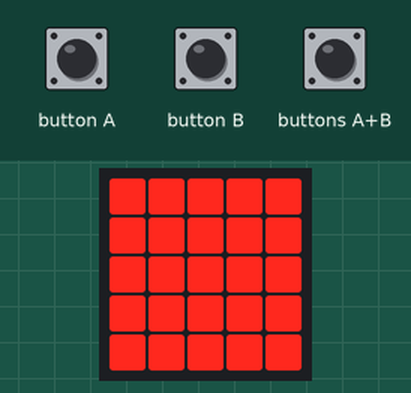
The program below on a simulated BBC micro:bit (MakeCode). Shown: the board's 5×5 LED display. The test bench sets the inputs (shaded band). A reset restarts the program; random numbers come from a fixed seed; the 48×5 strip is a reading aid, not a part: it shows the text the display is scrolling, unrolled, one strip-width of it at a time.

Above: at 5.0 s.
5.1 s: buttons A+B pressed for 0.15 s
At 5.55 s:
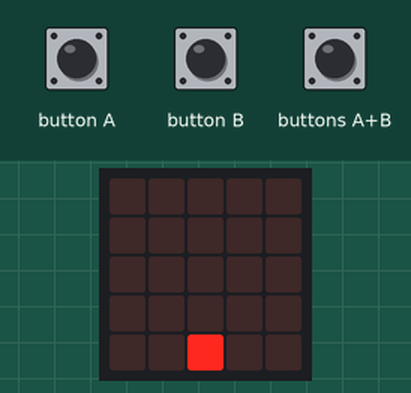
5.8 s: button B pressed for 0.15 s
At 6.46 s:
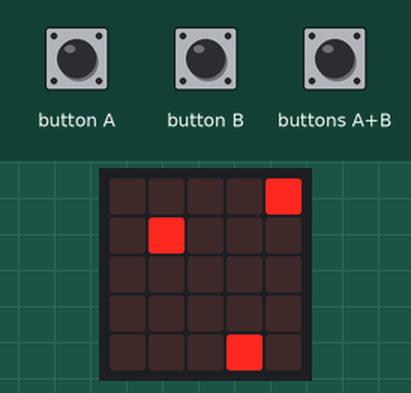
6.5 s: button A pressed for 0.15 s
At 8.0 s:
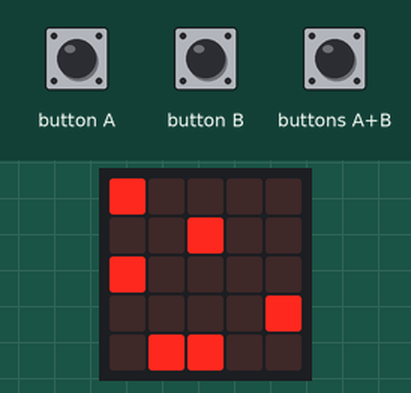
9.1 s: button A pressed for 0.15 s
At 9.47 s:
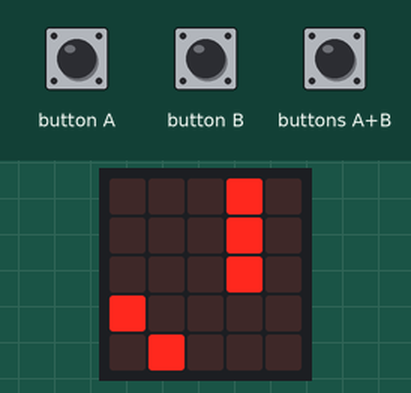
9.8 s: button B pressed for 0.15 s
At 10.27 s:
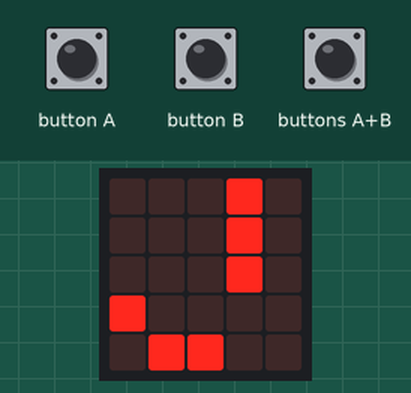

Measured:
- after the input at 5.1 s, the display: first changes at once (image 1 shows a later state)
- what the display in image 3 shows lasts 0.5 s, from 7.7 s to 8.2 s

The program:

main.ts
```typescript
function Initialisation () {
    enJeu = 0
    temps = 50
    chrono = 0
    x_voiture = 2
    obstacles = [
    -1,
    -1,
    -1,
    -1,
    -1
    ]
    Score = 0
}
input.onButtonPressed(Button.A, function () {
    if (x_voiture > 0) {
        x_voiture += -1
    } else {
        x_voiture = 0
    }
})
function Début () {
    basic.clearScreen()
    for (let ligne = 0; ligne <= 4; ligne++) {
        for (let colonne = 0; colonne <= 4; colonne++) {
            led.plot(colonne, ligne)
            basic.pause(50)
        }
    }
    while (!(input.buttonIsPressed(Button.AB))) {

    }
}
input.onButtonPressed(Button.B, function () {
    if (x_voiture < 4) {
        x_voiture += 1
    } else {
        x_voiture = 4
    }
})
function Afficher () {
    basic.clearScreen()
    led.plot(x_voiture, 4)
    for (let index = 0; index <= obstacles.length; index++) {
        led.plot(obstacles[index], index)
    }
}
function Estce_perdu_ () {
    if (obstacles[4] == x_voiture) {
        return 1
    }
    return 0
}
function GameOver () {
    enJeu = 0
    for (let index = 0; index < 3; index++) {
        led.unplot(x_voiture, 4)
        basic.pause(200)
        led.plot(x_voiture, 4)
        basic.pause(200)
    }
    basic.clearScreen()
    basic.showString("GAME OVER")
    basic.showNumber(Score)
    basic.pause(500)
    basic.showNumber(Score)
    control.reset()
}
let Score = 0
let obstacles: number[] = []
let x_voiture = 0
let chrono = 0
let temps = 0
let enJeu = 0
Initialisation()
Début()
basic.clearScreen()
enJeu = 1
loops.everyInterval(10, function () {
    if (enJeu == 1) {
        chrono += 1
        if (chrono > Math.max(temps - Math.round(Score / 2), 0)) {
            if (obstacles.pop() != -1) {
                Score += 1
            }
            obstacles.unshift(randint(0, 4))
            chrono = 0
        }
    }
})
basic.forever(function () {
    Afficher()
    if (Estce_perdu_() == 1) {
        GameOver()
    }
})
```

test.ts
```typescript
// les tests vont ici ; cela ne sera pas compilé si ce paquet est utilisé en tant qu'extension.
```
